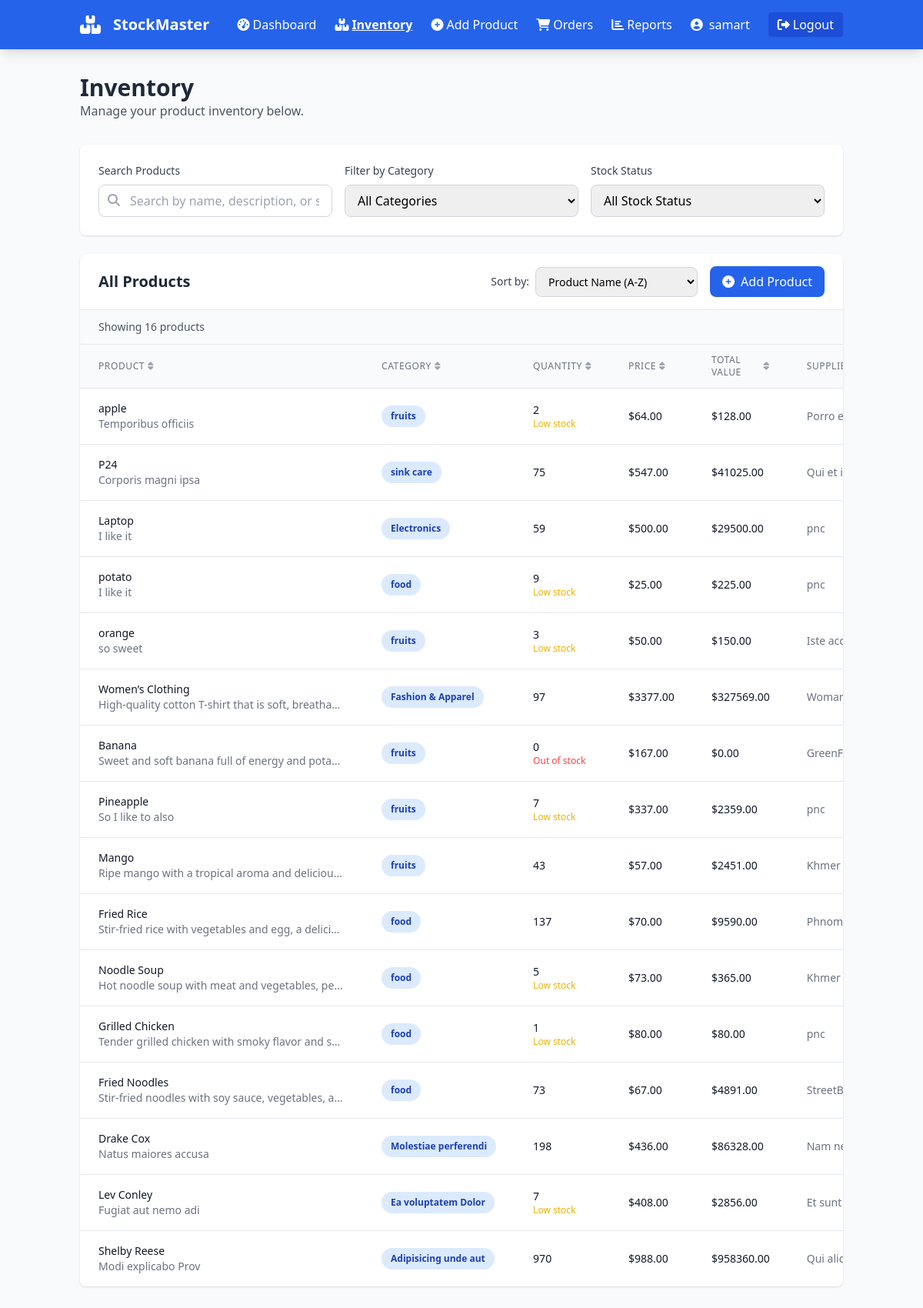
Before: /inventory (signed in) with the older database file.
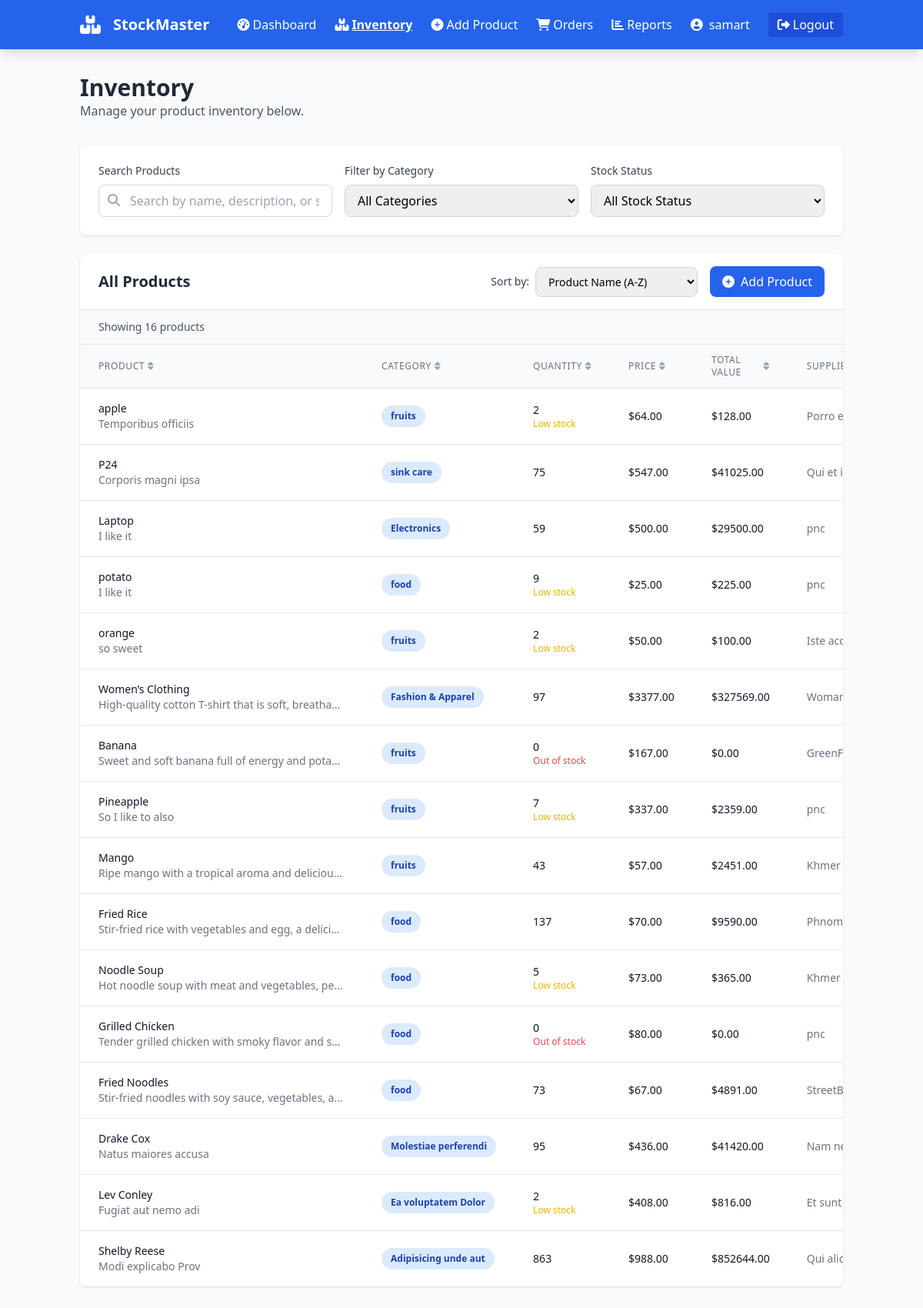
After: the same page with the newer database file.
### models.py (models this page shows, shortened)
class Product(db.Model):
    id = db.Column(db.Integer, primary_key=True)
    name = db.Column(db.String(100), nullable=False)
    category = db.Column(db.String(50))
    quantity = db.Column(db.Integer, nullable=False)
    price = db.Column(db.Float, nullable=False)
    supplier = db.Column(db.String(100))
    description = db.Column(db.Text)
    created_at = db.Column(db.DateTime, default=datetime.utcnow)
    updated_at = db.Column(db.DateTime, default=datetime.utcnow, onupdate=datetime.utcnow)
    user_id = db.Column(db.Integer, db.ForeignKey('user.id'), nullable=False)

### app.py (the view)
@app.route('/inventory')
@login_required
def inventory():
    products = Product.query.filter_by(user_id=current_user.id).all()
    categories = list(set(product.category for product in products if product.category))
    categories.sort()
    return render_template('inventory.html', products=products, categories=categories)

### app.py (called while the page is built)
@login_manager.user_loader
def load_user(user_id):
    return User.query.get(int(user_id))

### templates/inventory.html (shortened to what the changed rows need)
{% extends "base.html" %}
{% block content %}
<div class="mb-8">
    <h1 class="text-3xl font-bold text-gray-800">Inventory</h1>
</div>
<div class="bg-white rounded-lg shadow overflow-hidden">
    <div class="px-6 py-4 border-b border-gray-200 flex justify-between items-center">
        <h2 class="text-xl font-semibold text-gray-800">All Products</h2>
    </div>
    <div class="overflow-x-auto">
        <table class="min-w-full divide-y divide-gray-200">
            <thead class="bg-gray-50">
                <tr>
                    <th scope="col" class="px-6 py-3 text-left text-xs font-medium text-gray-500 uppercase tracking-wider cursor-pointer hover:bg-gray-100 sort-header" data-sort="name">
                        <div class="flex items-center">
                            <span>Product</span>
                            <i class="fas fa-sort ml-1 text-gray-400"></i>
                        </div>
                    </th>
                    <th scope="col" class="px-6 py-3 text-left text-xs font-medium text-gray-500 uppercase tracking-wider cursor-pointer hover:bg-gray-100 sort-header" data-sort="category">
                        <div class="flex items-center">
                            <span>Category</span>
                            <i class="fas fa-sort ml-1 text-gray-400"></i>
                        </div>
                    </th>
                    <th scope="col" class="px-6 py-3 text-left text-xs font-medium text-gray-500 uppercase tracking-wider cursor-pointer hover:bg-gray-100 sort-header" data-sort="quantity">
                        <div class="flex items-center">
                            <span>Quantity</span>
                            <i class="fas fa-sort ml-1 text-gray-400"></i>
                        </div>
                    </th>
                    <th scope="col" class="px-6 py-3 text-left text-xs font-medium text-gray-500 uppercase tracking-wider cursor-pointer hover:bg-gray-100 sort-header" data-sort="price">
                        <div class="flex items-center">
                            <span>Price</span>
                            <i class="fas fa-sort ml-1 text-gray-400"></i>
                        </div>
                    </th>
                    <th scope="col" class="px-6 py-3 text-left text-xs font-medium text-gray-500 uppercase tracking-wider cursor-pointer hover:bg-gray-100 sort-header" data-sort="value">
                        <div class="flex items-center">
                            <span>Total Value</span>
                            <i class="fas fa-sort ml-1 text-gray-400"></i>
                        </div>
                    </th>
                    <th scope="col" class="px-6 py-3 text-left text-xs font-medium text-gray-500 uppercase tracking-wider cursor-pointer hover:bg-gray-100 sort-header" data-sort="supplier">
                        <div class="flex items-center">
                            <span>Supplier</span>
                        </div>
                    </th>
                </tr>
            </thead>
            <tbody id="product-table-body" class="bg-white divide-y divide-gray-200">
                {% for product in products %}
                <tr class="hover:bg-gray-50 transition duration-300 product-row"
                    data-name="{{ product.name|lower }}"
                    data-category="{{ product.category|lower }}"
                    data-quantity="{{ product.quantity }}"
                    data-price="{{ product.price }}"
                    data-value="{{ product.quantity * product.price }}"
                    data-supplier="{{ product.supplier|lower if product.supplier else '' }}"
                    data-description="{{ product.description|lower if product.description else '' }}"
                    data-stock-status="{% if product.quantity == 0 %}out-of-stock{% elif product.quantity < 10 %}low-stock{% else %}in-stock{% endif %}">
                    <td class="px-6 py-4 whitespace-nowrap">
                        <div class="text-sm font-medium text-gray-900">{{ product.name }}</div>
                        {% if product.description %}
                        <div class="text-sm text-gray-500 truncate max-w-xs">{{ product.description }}</div>
                        {% endif %}
                    </td>
                    <td class="px-6 py-4 whitespace-nowrap">
                        <span class="px-3 py-1 inline-flex text-xs leading-5 font-semibold rounded-full bg-blue-100 text-blue-800 category-tag">
                            {{ product.category }}
                        </span>
                    </td>
                    <td class="px-6 py-4 whitespace-nowrap">
                        <div class="text-sm font-medium text-gray-900">{{ product.quantity }}</div>
                        {% if product.quantity == 0 %}
                        <div class="text-xs text-red-500 font-medium">Out of stock</div>
                        {% elif product.quantity < 10 %}
                        <div class="text-xs text-yellow-500 font-medium">Low stock</div>
                        {% endif %}
                    </td>
                    <td class="px-6 py-4 whitespace-nowrap text-sm font-medium text-gray-900">${{ "%.2f"|format(product.price) }}</td>
                    <td class="px-6 py-4 whitespace-nowrap text-sm font-medium text-gray-900">${{ "%.2f"|format(product.quantity * product.price) }}</td>
                    <td class="px-6 py-4 whitespace-nowrap text-sm text-gray-500">{{ product.supplier or 'N/A' }}</td>
                </tr>
                {% endfor %}
            </tbody>
        </table>
    </div>
</div>
{% endblock %}

Changed rows visible on the page:
changed Product "orange": quantity "3" → "2"; product.quantity*product.price "150.00" → "100.00"
changed Product "Grilled Chicken": quantity "1" → "0"; product.quantity*product.price "80.00" → "0.00"; quantity "Low stock" → "Out of stock"
changed Product "Drake Cox": quantity "198" → "95"; product.quantity*product.price "86328.00" → "41420.00"
changed Product "Lev Conley": quantity "7" → "2"; product.quantity*product.price "2856.00" → "816.00"
changed Product "Shelby Reese": quantity "970" → "863"; product.quantity*product.price "958360.00" → "852644.00"
